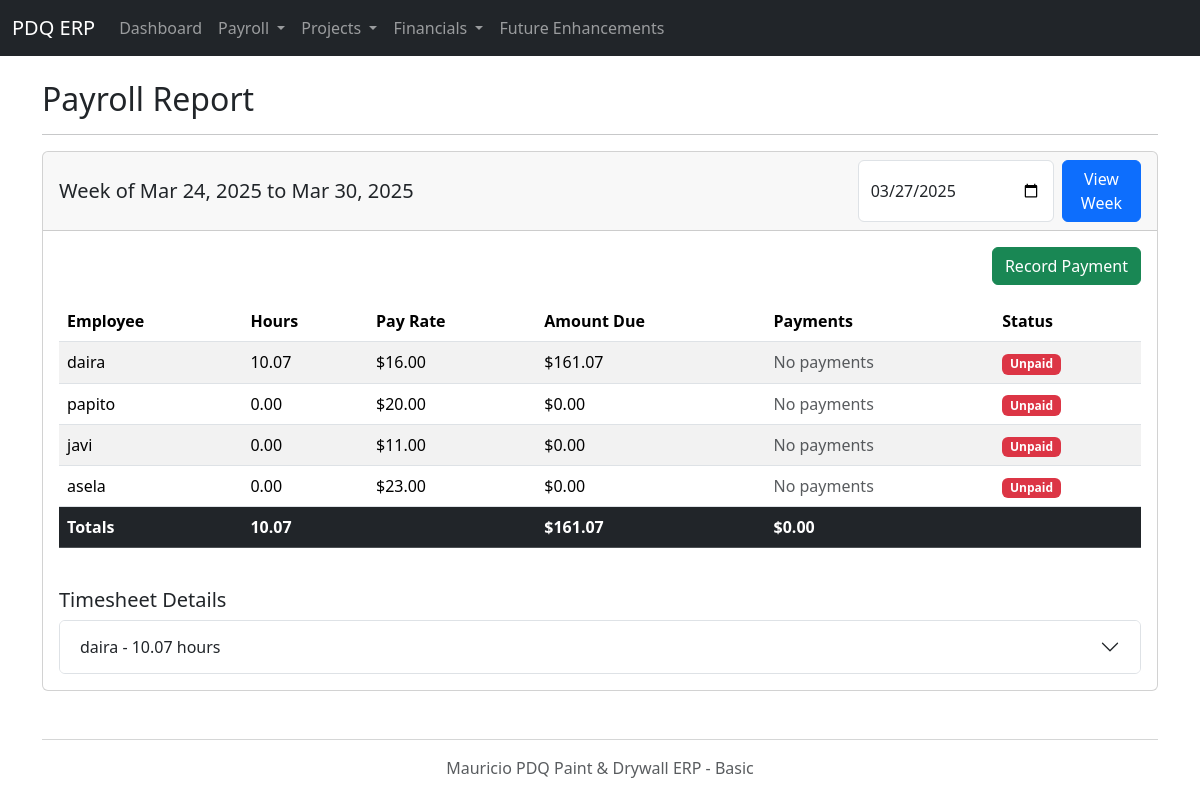
The app's page /payroll/report, older data.
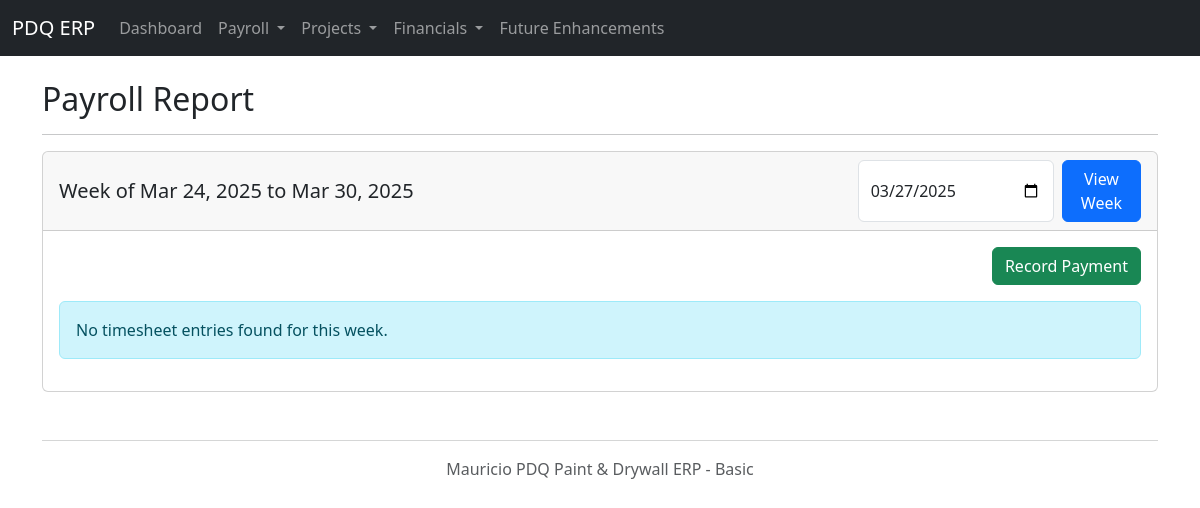
The same page, newer data.
### models.py (models this page shows, shortened)
class Timesheet(db.Model):
    id = db.Column(db.Integer, primary_key=True)
    employee_id = db.Column(db.Integer, db.ForeignKey('employee.id', ondelete='CASCADE'), nullable=False)
    project_id = db.Column(db.Integer, db.ForeignKey('project.id', ondelete='CASCADE'), nullable=False)
    date = db.Column(db.Date, nullable=False)
    entry_time = db.Column(db.Time, nullable=False)
    exit_time = db.Column(db.Time, nullable=False)
    lunch_duration_minutes = db.Column(db.Integer, default=0)
    employee = db.relationship('Employee', foreign_keys=[employee_id], backref=db.backref('timesheets', cascade='all, delete-orphan'))
    project = db.relationship('Project', foreign_keys=[project_id], backref=db.backref('timesheets', cascade='all, delete-orphan'))
    __table_args__ = (
        db.Index('idx_timesheet_employee_date', 'employee_id', 'date'),
        db.Index('idx_timesheet_project_date', 'project_id', 'date'),
    )
    @property
    def raw_hours(self):
        if self.entry_time and self.exit_time:
            if self.entry_time == time(8, 0) and self.exit_time == time(16, 0):
                return 8.0
            entry_datetime = datetime.combine(self.date, self.entry_time)
            exit_datetime = datetime.combine(self.date, self.exit_time)
            if entry_datetime == exit_datetime:
                return 0.0
            if exit_datetime < entry_datetime:
                exit_datetime += timedelta(days=1)
            return (exit_datetime - entry_datetime).total_seconds() / 3600
        return 0
    @property
    def calculated_hours(self):
        if self.entry_time == time(8, 0) and self.exit_time == time(16, 0):
            if self.lunch_duration_minutes == 30:
                return 8.0  # No deduction for 30 min lunch
            elif self.lunch_duration_minutes >= 60:
                return 7.5  # Standard 0.5 hour deduction for lunch ≥ 60 min
        raw = self.raw_hours
        if raw <= 0:
            return 0
        lunch_deduction = 0
        if self.lunch_duration_minutes >= 60:
            lunch_deduction = 0.5
        hours = raw - lunch_deduction
        return max(0, hours)  # Ensure hours are not negative

class Employee(db.Model):
    id = db.Column(db.Integer, primary_key=True)
    name = db.Column(db.String(100), nullable=False)
    employee_id_str = db.Column(db.String(20), unique=True)
    contact_details = db.Column(db.Text)
    pay_rate = db.Column(db.Float, nullable=False)
    payment_method_preference = db.Column(db.Enum(PaymentMethod))
    is_active = db.Column(db.Boolean, default=True)
    hire_date = db.Column(db.Date)

### app.py (the view)
@app.route('/payroll/report')
def payroll_report():
    target_date_str = request.args.get('date')
    target_date = date.today()
    if target_date_str:
        try:
            target_date = datetime.strptime(target_date_str, '%Y-%m-%d').date()
        except ValueError:
            flash("Invalid date format. Using today's date.", 'warning')
    start_of_week, end_of_week = get_week_start_end(target_date)
    employees = Employee.query.filter_by(is_active=True).all()
    weekly_hours_data = {}
    for emp in employees:
        timesheets_this_week = Timesheet.query.filter(
            Timesheet.employee_id == emp.id,
            Timesheet.date >= start_of_week,
            Timesheet.date <= end_of_week
        ).all()
        total_hours = sum(ts.calculated_hours for ts in timesheets_this_week)
        potential_pay = total_hours * emp.pay_rate
        weekly_hours_data[emp.id] = {
            'employee': emp,
            'total_hours': total_hours,
            'potential_pay': potential_pay,
            'timesheets': timesheets_this_week
        }
    recorded_payments = PayrollPayment.query.filter(
        PayrollPayment.pay_period_end >= start_of_week,
        PayrollPayment.pay_period_start <= end_of_week
    ).order_by(PayrollPayment.payment_date.desc()).all()
    for payment in recorded_payments:
        if payment.employee_id in weekly_hours_data:
             if 'payments' not in weekly_hours_data[payment.employee_id]:
                 weekly_hours_data[payment.employee_id]['payments'] = []
             weekly_hours_data[payment.employee_id]['payments'].append(payment)
    return render_template('payroll_report.html',
                           weekly_data=weekly_hours_data.values(),
                           recorded_payments=recorded_payments,
                           start_date=start_of_week,
                           end_date=end_of_week,
                           target_date_str=target_date.strftime('%Y-%m-%d'))

### app.py (called while the page is built)
def get_week_start_end(dt=None):
    dt = dt or date.today()
    start = dt - timedelta(days=dt.weekday())
    end = start + timedelta(days=6)
    return start, end

### templates/payroll_report.html (shortened to what the changed rows need)
{% extends "layout.html" %}
{% block content %}
<h2>Payroll Report</h2>
<div class="card mb-4">
    <div class="card-header">
        <div class="d-flex justify-content-between align-items-center">
            <h5 class="mb-0">Week of {{ start_date.strftime('%b %d, %Y') }} to {{ end_date.strftime('%b %d, %Y') }}</h5>
            <form method="GET" class="d-flex">
                <input type="date" name="date" value="{{ target_date_str }}" class="form-control me-2">
                <button type="submit" class="btn btn-primary">View Week</button>
            </form>
        </div>
    </div>
    <div class="card-body">
        <div class="row mb-3">
            <div class="col text-end">
            </div>
        </div>
        {% if weekly_data %}
            <div class="table-responsive">
                <table class="table table-striped table-hover">
                    <thead>
                        <tr>
                            <th>Employee</th>
                            <th>Hours</th>
                            <th>Pay Rate</th>
                            <th>Amount Due</th>
                            <th>Payments</th>
                            <th>Status</th>
                        </tr>
                    </thead>
                    <tbody>
                        {% for data in weekly_data %}
                        <tr>
                            <td>{{ data.employee.name }}</td>
                            <td>{{ "%.2f"|format(data.total_hours) }}</td>
                            <td>${{ "%.2f"|format(data.employee.pay_rate) }}</td>
                            <td>${{ "%.2f"|format(data.potential_pay) }}</td>
                            <td>
                                {% if data.payments is defined and data.payments %}
                                    {% for payment in data.payments %}
                                        <div class="d-flex justify-content-between">
                                            <span>${{ "%.2f"|format(payment.amount) }}</span>
                                            <span class="badge bg-{{ 'success' if payment.payment_method.name == 'CASH' else 'info' if payment.payment_method.name == 'CHECK' else 'secondary' }}">
                                                {{ payment.payment_method.value }}
                                            </span>
                                        </div>
                                    {% endfor %}
                                {% else %}
                                    <span class="text-muted">No payments</span>
                                {% endif %}
                            </td>
                            <td>
                                {% if data.payments is defined and data.payments %}
                                    {% set total_paid = data.payments|sum(attribute='amount') %}
                                    {% if total_paid >= data.potential_pay %}
                                        <span class="badge bg-success">Paid</span>
                                    {% else %}
                                        <span class="badge bg-warning">Partial</span>
                                        <div class="small">${{ "%.2f"|format(data.potential_pay - total_paid) }} remaining</div>
                                    {% endif %}
                                {% else %}
                                    <span class="badge bg-danger">Unpaid</span>
                                {% endif %}
                            </td>
                        </tr>
                        {% endfor %}
                    </tbody>
                    <tfoot>
                        <tr class="table-dark">
                            <th>Totals</th>
                            <th>{{ "%.2f"|format(weekly_data|sum(attribute='total_hours')) }}</th>
                            <th></th>
                            <th>${{ "%.2f"|format(weekly_data|sum(attribute='potential_pay')) }}</th>
                            <th>
                                {% set total_payments = 0 %}
                                {% for data in weekly_data %}
                                    {% if data.payments is defined %}
                                        {% for payment in data.payments %}
                                            {% set total_payments = total_payments + payment.amount %}
                                        {% endfor %}
                                    {% endif %}
                                {% endfor %}
                                ${{ "%.2f"|format(total_payments) }}
                            </th>
                            <th></th>
                        </tr>
                    </tfoot>
                </table>
            </div>
            <h5 class="mt-4">Timesheet Details</h5>
            <div class="accordion" id="timesheetAccordion">
                {% for data in weekly_data %}
                {% if data.timesheets %}
                <div class="accordion-item">
                    <h2 class="accordion-header" id="heading{{ data.employee.id }}">
                        <button class="accordion-button collapsed" type="button" data-bs-toggle="collapse" data-bs-target="#collapse{{ data.employee.id }}" aria-expanded="false" aria-controls="collapse{{ data.employee.id }}">
                            {{ data.employee.name }} - {{ "%.2f"|format(data.total_hours) }} hours
                        </button>
                    </h2>
                </div>
                {% endif %}
                {% endfor %}
            </div>
        {% else %}
            <div class="alert alert-info">
                No timesheet entries found for this week.
            </div>
        {% endif %}
    </div>
</div>
{% endblock %}

Row changes from the older to the newer data that the page shows:
removed Timesheet: strftime "Mar 24, 2025"
removed Employee: employee.name "daira", employee.pay_rate "16.00", employee.name "daira"
removed Employee: employee.name "papito", employee.pay_rate "20.00"
removed Employee: employee.name "javi", employee.pay_rate "11.00"
removed Employee: employee.name "asela", employee.pay_rate "23.00"
Text that changed along with them:
{{ start_date.strftime('%b %d, %Y') }}: (not shown) → "Mar 24, 2025"
{{ "%.2f"|format(weekly_data|sum(attribute='total_hours')) }}: "10.07" → (not shown)
{{ "%.2f"|format(weekly_data|sum(attribute='potential_pay')) }}: "161.07" → (not shown)
{{ "%.2f"|format(total_payments) }}: "0.00" → (not shown)
text no longer shown: "Employee Hours Pay Rate Amount Due Payments Status Totals $ $ Timesheet Details"
text now shown: "No timesheet entries found for this week."
list line gone: "10.07 $ $ 161.07 No payments Unpaid"
list line gone: "0.00 $ $ 0.00 No payments Unpaid"
list line gone: "- 10.07 hours"
